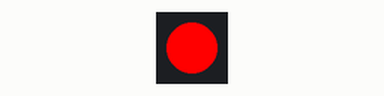
This sketch was run on a simulated Raspberry Pi Pico. On the bench: 1 RGB LEDs in strip order, left to right.

Above: at 0.15 s.
At 9.93 s:
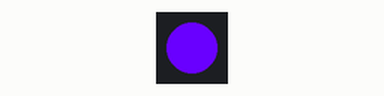
At 19.94 s:
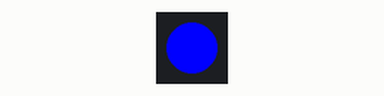
At 39.75 s:
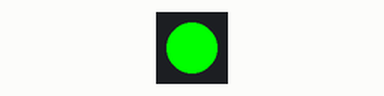
Timing chart, 0 to 40.0 s (numbered marks = the images above):
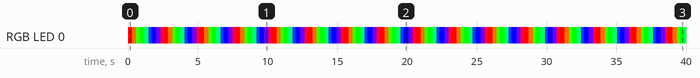

The sketch:

YD_RP2040_WS2818B_NEOPixal_sample.ino
```cpp
#include <Adafruit_NeoPixel.h>

// Define the pin where the WS2812 LED is connected
#define LED_PIN    23  // YD-RP2040 built-in WS2812 is typically connected to GPIO23

// Define the number of LEDs
#define LED_COUNT  1   // Only one built-in LED

// Create an instance of the Adafruit_NeoPixel class
Adafruit_NeoPixel strip(LED_COUNT, LED_PIN, NEO_GRB + NEO_KHZ800);

void setup() {
  // Initialize the NeoPixel library
  strip.begin();
  strip.show();  // Initialize all pixels to 'off'
}

void loop() {
  // Call the rainbow function with a delay to create the effect
  rainbow(10);  // 10ms delay between color changes
}

// Function to create a rainbow effect
void rainbow(int wait) {
  for (long firstPixelHue = 0; firstPixelHue < 65536; firstPixelHue += 256) {
    // For each pixel in the strip...
    for (int i = 0; i < strip.numPixels(); i++) {
      // Calculate the hue for the current pixel
      int pixelHue = firstPixelHue + (i * 65536L / strip.numPixels());
      // Set the color of the pixel
      strip.setPixelColor(i, strip.gamma32(strip.ColorHSV(pixelHue)));
    }
    // Update the strip with the new colors
    strip.show();
    // Wait for the specified time
    delay(wait);
  }
}
```

Measured:
- by itself, RGB LED 0: off → RGB(255, 0, 0) at 0.00 s, → RGB(255, 102, 0) 0.30 s later, → RGB(65, 255, 0) 0.30 s later, → RGB(0, 255, 0) 0.22 s later, … (140 changes in this stretch)
